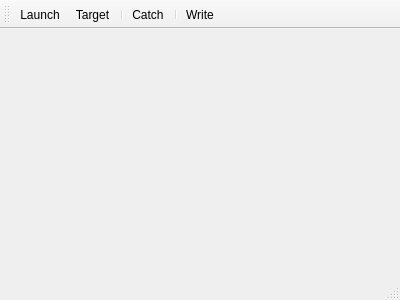
<?xml version="1.0" encoding="UTF-8"?>
<ui version="4.0">
 <class>MainWindow</class>
 <widget class="QMainWindow" name="MainWindow">
  <property name="geometry">
   <rect>
    <x>0</x>
    <y>0</y>
    <width>400</width>
    <height>300</height>
   </rect>
  </property>
  <property name="windowTitle">
   <string>MainWindow</string>
  </property>
  <widget class="QWidget" name="centralWidget"/>
  <widget class="QMenuBar" name="menuBar">
   <property name="geometry">
    <rect>
     <x>0</x>
     <y>0</y>
     <width>400</width>
     <height>20</height>
    </rect>
   </property>
  </widget>
  <widget class="QToolBar" name="mainToolBar">
   <attribute name="toolBarArea">
    <enum>TopToolBarArea</enum>
   </attribute>
   <attribute name="toolBarBreak">
    <bool>false</bool>
   </attribute>
   <addaction name="actionLaunch"/>
   <addaction name="actionTarget"/>
   <addaction name="separator"/>
   <addaction name="actionCatchWindow"/>
   <addaction name="separator"/>
   <addaction name="actionWrite"/>
  </widget>
  <widget class="QStatusBar" name="statusBar"/>
  <action name="actionCatchWindow">
   <property name="text">
    <string>Catch</string>
   </property>
  </action>
  <action name="actionLaunch">
   <property name="text">
    <string>Launch</string>
   </property>
  </action>
  <action name="actionWrite">
   <property name="text">
    <string>Write</string>
   </property>
   <property name="toolTip">
    <string>Write</string>
   </property>
  </action>
  <action name="actionTarget">
   <property name="text">
    <string>Target</string>
   </property>
  </action>
 </widget>
 <layoutdefault spacing="6" margin="11"/>
 <resources/>
 <connections/>
</ui>
